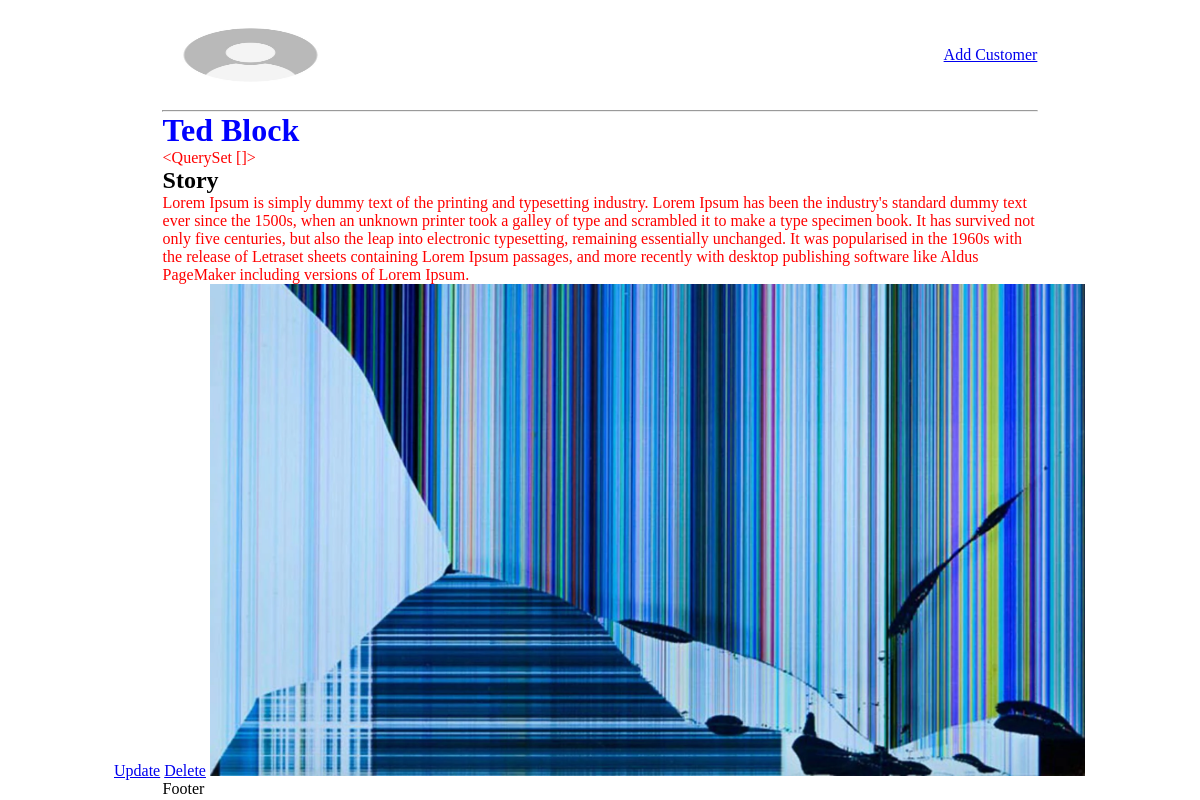
The app's page /customer/1f366feb-6475-4a68-aa92-ba850ad8c30b, older data.
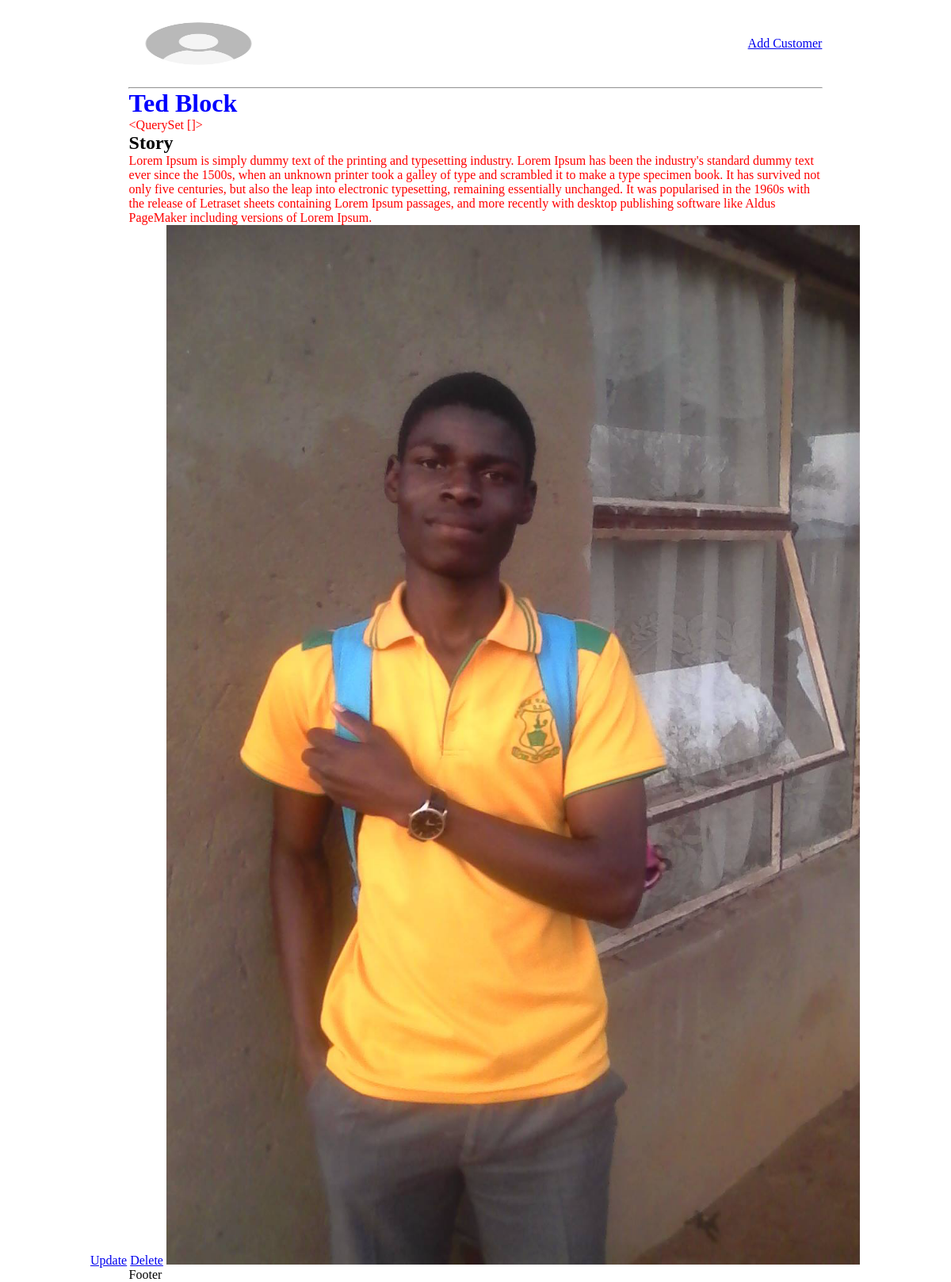
The same page, newer data.
### timetestapp/models.py (models this page shows, shortened)
class Customer(models.Model):
    id = models.UUIDField(primary_key=True, editable=False, unique=True, default=uuid.uuid4)
    name = models.CharField(max_length=200)
    image = models.ImageField(null=True, blank=True, default=DEFAULT)
    role = models.TextField(blank=True, null=True)
    story = models.TextField(blank=True, null=True)
    tags = models.ManyToManyField("Tag", blank=True)

### timetestapp/views.py (the view)
# urls.py: path('customer/<str:pk>', views.user, name="customer"),
def user(request, pk):
    customer = Customer.objects.get(id=pk)
    tags = customer.tags.all()
    context = {'customer':customer, "tags":tags}
    return render(request, 'customer.html', context)

### timetestapp/templates/customer.html (shortened to what this page needs)
<!DOCTYPE html>
<html lang="en">
  <head>
  </head>
  <body>
    {% extends 'home.html' %} {% load static %} {% block cont %}
    <h1>{{customer.name}}</h1>
    <p>{{tags}}</p>
    <h2>Story</h2>
    <p>{{customer.story}}</p>
    <span><a href="{% url 'update-customer' customer.id %}">Update</a></span>
    <span><a href="{% url 'delete-customer' customer.id %}">Delete</a></span>
    {% if customer.image %}
    <img src="{{ customer.image.url }}" />
    {% else %}
    <img src="{% static 'images/default.jpeg' %}" />
    {% endif %} {% endblock cont %}

Row changes from the older to the newer data that the page shows:
changed Customer "Ted Block": image: a different picture
